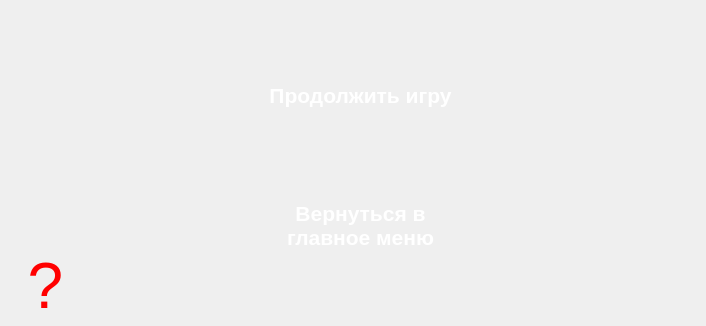
<?xml version="1.0" encoding="UTF-8"?>
<ui version="4.0">
 <class>MainWindow</class>
 <widget class="QMainWindow" name="MainWindow">
  <property name="geometry">
   <rect>
    <x>0</x>
    <y>0</y>
    <width>706</width>
    <height>326</height>
   </rect>
  </property>
  <property name="windowTitle">
   <string>MainWindow</string>
  </property>
  <widget class="QWidget" name="sett_menu">
   <widget class="QLabel" name="label">
    <property name="geometry">
     <rect>
      <x>0</x>
      <y>0</y>
      <width>707</width>
      <height>326</height>
     </rect>
    </property>
    <property name="text">
     <string/>
    </property>
    <property name="pixmap">
     <pixmap>image/settings (2).png</pixmap>
    </property>
    <property name="scaledContents">
     <bool>true</bool>
    </property>
   </widget>
   <widget class="QPushButton" name="cont_game">
    <property name="geometry">
     <rect>
      <x>220</x>
      <y>60</y>
      <width>281</width>
      <height>71</height>
     </rect>
    </property>
    <property name="font">
     <font>
      <family>Tahoma</family>
      <pointsize>16</pointsize>
      <weight>75</weight>
      <bold>true</bold>
     </font>
    </property>
    <property name="styleSheet">
     <string notr="true">color: rgb(255, 255, 255);</string>
    </property>
    <property name="text">
     <string>Продолжить игру</string>
    </property>
    <property name="flat">
     <bool>true</bool>
    </property>
   </widget>
   <widget class="QPushButton" name="back_menu">
    <property name="geometry">
     <rect>
      <x>220</x>
      <y>190</y>
      <width>281</width>
      <height>71</height>
     </rect>
    </property>
    <property name="font">
     <font>
      <family>Tahoma</family>
      <pointsize>16</pointsize>
      <weight>75</weight>
      <bold>true</bold>
     </font>
    </property>
    <property name="styleSheet">
     <string notr="true">color: rgb(255, 255, 255);</string>
    </property>
    <property name="text">
     <string>Вернуться в
главное меню</string>
    </property>
    <property name="flat">
     <bool>true</bool>
    </property>
   </widget>
   <widget class="QPushButton" name="sound">
    <property name="geometry">
     <rect>
      <x>630</x>
      <y>260</y>
      <width>71</width>
      <height>51</height>
     </rect>
    </property>
    <property name="styleSheet">
     <string notr="true">color: rgb(255, 255, 255);</string>
    </property>
    <property name="text">
     <string/>
    </property>
    <property name="icon">
     <iconset>
      <normaloff>image/unmute.png</normaloff>image/unmute.png</iconset>
    </property>
    <property name="iconSize">
     <size>
      <width>60</width>
      <height>60</height>
     </size>
    </property>
    <property name="flat">
     <bool>true</bool>
    </property>
   </widget>
   <widget class="QPushButton" name="rules_menu">
    <property name="geometry">
     <rect>
      <x>10</x>
      <y>250</y>
      <width>71</width>
      <height>71</height>
     </rect>
    </property>
    <property name="font">
     <font>
      <family>Tahoma</family>
      <pointsize>48</pointsize>
      <weight>50</weight>
      <bold>false</bold>
     </font>
    </property>
    <property name="styleSheet">
     <string notr="true">color: rgb(255, 0, 0);</string>
    </property>
    <property name="text">
     <string>?</string>
    </property>
    <property name="flat">
     <bool>true</bool>
    </property>
   </widget>
  </widget>
 </widget>
 <resources/>
 <connections/>
</ui>
